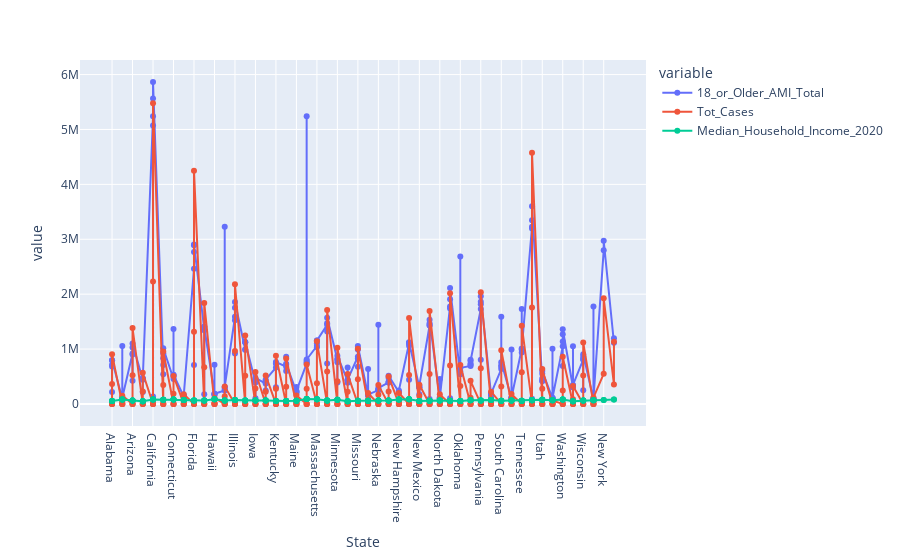

Notebook cell for this chart:
### Code cell
# Check Total numbers for AMI, Total Covid Cases and median house hold income per state
Col_list= ['18_or_Older_AMI_Total', 'Tot_Cases', 'Median_Household_Income_2020']
fig = px.line(Ami_edu_inc_cov_df, x='State', y= Col_list, markers=True)
fig.show()

### Figure 1 — Plotly figure (JSON) as saved in the notebook; plotly's stock layout.template omitted (floating-point values rounded to 4 significant figures; data arrays with more than 128 entries replaced by an {"elided": "..."} marker saying what was removed)
{"data": [{"hovertemplate": "variable=18_or_Older_AMI_Total<br>State=%{x}<br>value=%{y}<extra></extra>", "legendgroup": "18_or_Older_AMI_Total", "line": {"color": "#636efa", "dash": "solid"}, "marker": {"symbol": "circle"}, "mode": "markers+lines", "name": "18_or_Older_AMI_Total", "orientation": "v", "showlegend": true, "type": "scatter", "x": {"elided": "244 str values"}, "xaxis": "x", "y": {"elided": "244 int values"}, "yaxis": "y"}, {"hovertemplate": "variable=Tot_Cases<br>State=%{x}<br>value=%{y}<extra></extra>", "legendgroup": "Tot_Cases", "line": {"color": "#EF553B", "dash": "solid"}, "marker": {"symbol": "circle"}, "mode": "markers+lines", "name": "Tot_Cases", "orientation": "v", "showlegend": true, "type": "scatter", "x": {"elided": "244 str values"}, "xaxis": "x", "y": {"elided": "244 int values"}, "yaxis": "y"}, {"hovertemplate": "variable=Median_Household_Income_2020<br>State=%{x}<br>value=%{y}<extra></extra>", "legendgroup": "Median_Household_Income_2020", "line": {"color": "#00cc96", "dash": "solid"}, "marker": {"symbol": "circle"}, "mode": "markers+lines", "name": "Median_Household_Income_2020", "orientation": "v", "showlegend": true, "type": "scatter", "x": {"elided": "244 str values"}, "xaxis": "x", "y": {"elided": "244 int values"}, "yaxis": "y"}], "layout": {"legend": {"title": {"text": "variable"}, "tracegroupgap": 0}, "margin": {"t": 60}, "xaxis": {"anchor": "y", "domain": [0, 1], "title": {"text": "State"}}, "yaxis": {"anchor": "x", "domain": [0, 1], "title": {"text": "value"}}}}
